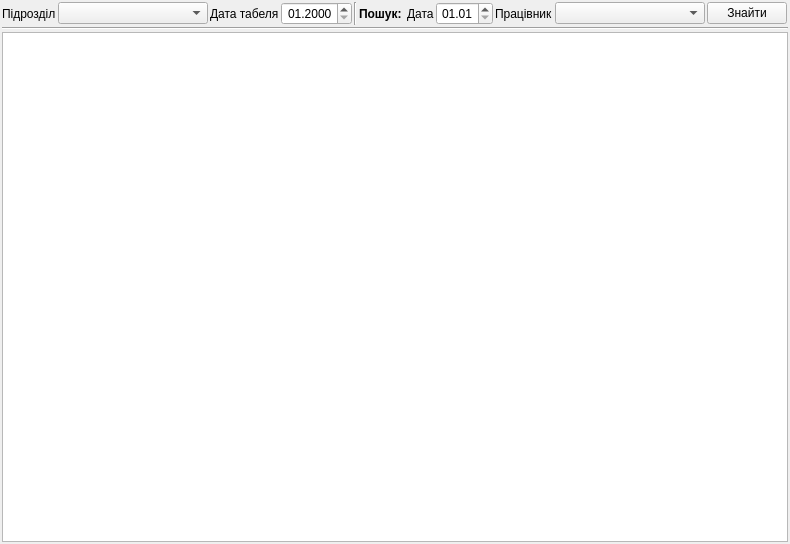
<?xml version="1.0" encoding="UTF-8"?>
<ui version="4.0">
 <class>UForm_AParkEditTabelPidrozdilivWidget</class>
 <widget class="QWidget" name="UForm_AParkEditTabelPidrozdilivWidget">
  <property name="geometry">
   <rect>
    <x>0</x>
    <y>0</y>
    <width>790</width>
    <height>544</height>
   </rect>
  </property>
  <property name="windowTitle">
   <string>Табель</string>
  </property>
  <layout class="QVBoxLayout" name="verticalLayout">
   <property name="spacing">
    <number>2</number>
   </property>
   <property name="margin">
    <number>2</number>
   </property>
   <item>
    <layout class="QHBoxLayout" name="horizontalLayout_2">
     <item>
      <layout class="QHBoxLayout" name="horizontalLayout_4">
       <item>
        <widget class="QLabel" name="label_pidrozdil">
         <property name="text">
          <string>Підрозділ</string>
         </property>
        </widget>
       </item>
       <item>
        <widget class="QComboBox" name="comboBox_pidrozdil">
         <property name="minimumSize">
          <size>
           <width>150</width>
           <height>0</height>
          </size>
         </property>
        </widget>
       </item>
      </layout>
     </item>
     <item>
      <layout class="QHBoxLayout" name="horizontalLayout">
       <property name="spacing">
        <number>2</number>
       </property>
       <item>
        <widget class="QLabel" name="label_tabelDate">
         <property name="text">
          <string>Дата табеля</string>
         </property>
        </widget>
       </item>
       <item>
        <widget class="QDateEdit" name="dateEdit_tabelDate">
         <property name="alignment">
          <set>Qt::AlignRight|Qt::AlignTrailing|Qt::AlignVCenter</set>
         </property>
         <property name="displayFormat">
          <string>MM.yyyy</string>
         </property>
        </widget>
       </item>
      </layout>
     </item>
     <item>
      <widget class="Line" name="line_2">
       <property name="orientation">
        <enum>Qt::Vertical</enum>
       </property>
      </widget>
     </item>
     <item>
      <layout class="QHBoxLayout" name="horizontalLayout_3">
       <property name="spacing">
        <number>2</number>
       </property>
       <item>
        <widget class="QLabel" name="label_poshuk">
         <property name="font">
          <font>
           <weight>75</weight>
           <bold>true</bold>
          </font>
         </property>
         <property name="text">
          <string>Пошук: </string>
         </property>
        </widget>
       </item>
       <item>
        <widget class="QLabel" name="label_dateFilter">
         <property name="text">
          <string>Дата</string>
         </property>
        </widget>
       </item>
       <item>
        <widget class="QDateEdit" name="dateEdit_dateFilter">
         <property name="alignment">
          <set>Qt::AlignRight|Qt::AlignTrailing|Qt::AlignVCenter</set>
         </property>
         <property name="displayFormat">
          <string>dd.MM</string>
         </property>
        </widget>
       </item>
       <item>
        <widget class="QLabel" name="label_vodiyFilter">
         <property name="text">
          <string>Працівник</string>
         </property>
        </widget>
       </item>
       <item>
        <widget class="QComboBox" name="comboBox_vodiyFilter">
         <property name="minimumSize">
          <size>
           <width>150</width>
           <height>0</height>
          </size>
         </property>
        </widget>
       </item>
       <item>
        <widget class="QPushButton" name="pushButton_findCell">
         <property name="text">
          <string>Знайти</string>
         </property>
         <property name="icon">
          <iconset resource="../images/UAutoParkImg.qrc">
           <normaloff>:/icontexto_webdev_pack/icontexto_webdev_pack/icontexto-webdev-search-016x016.png</normaloff>:/icontexto_webdev_pack/icontexto_webdev_pack/icontexto-webdev-search-016x016.png</iconset>
         </property>
        </widget>
       </item>
      </layout>
     </item>
     <item>
      <spacer name="horizontalSpacer">
       <property name="orientation">
        <enum>Qt::Horizontal</enum>
       </property>
       <property name="sizeHint" stdset="0">
        <size>
         <width>40</width>
         <height>20</height>
        </size>
       </property>
      </spacer>
     </item>
    </layout>
   </item>
   <item>
    <widget class="Line" name="line">
     <property name="orientation">
      <enum>Qt::Horizontal</enum>
     </property>
    </widget>
   </item>
   <item>
    <widget class="QTableWidget" name="tableWidget_tabel">
     <property name="editTriggers">
      <set>QAbstractItemView::NoEditTriggers</set>
     </property>
    </widget>
   </item>
  </layout>
  <action name="action_reloadTabel">
   <property name="icon">
    <iconset resource="../images/UAutoParkImg.qrc">
     <normaloff>:/icontexto_webdev_pack/icontexto_webdev_pack/icontexto-webdev-reload-032x032.png</normaloff>:/icontexto_webdev_pack/icontexto_webdev_pack/icontexto-webdev-reload-032x032.png</iconset>
   </property>
   <property name="text">
    <string>Поновити показники табеля</string>
   </property>
   <property name="toolTip">
    <string>Поновлення показників табеля з бази даних без їх зміни</string>
   </property>
  </action>
  <action name="action_printTabel">
   <property name="icon">
    <iconset resource="../images/UAutoParkImg.qrc">
     <normaloff>:/function_icon_set/function_icon_set/printer_48.png</normaloff>:/function_icon_set/function_icon_set/printer_48.png</iconset>
   </property>
   <property name="text">
    <string>Друк табеля</string>
   </property>
   <property name="toolTip">
    <string>Друк табеля за поточний місяць</string>
   </property>
  </action>
 </widget>
 <tabstops>
  <tabstop>dateEdit_tabelDate</tabstop>
  <tabstop>dateEdit_dateFilter</tabstop>
  <tabstop>comboBox_vodiyFilter</tabstop>
  <tabstop>pushButton_findCell</tabstop>
  <tabstop>tableWidget_tabel</tabstop>
 </tabstops>
 <resources>
  <include location="../images/UAutoParkImg.qrc"/>
 </resources>
 <connections/>
</ui>
